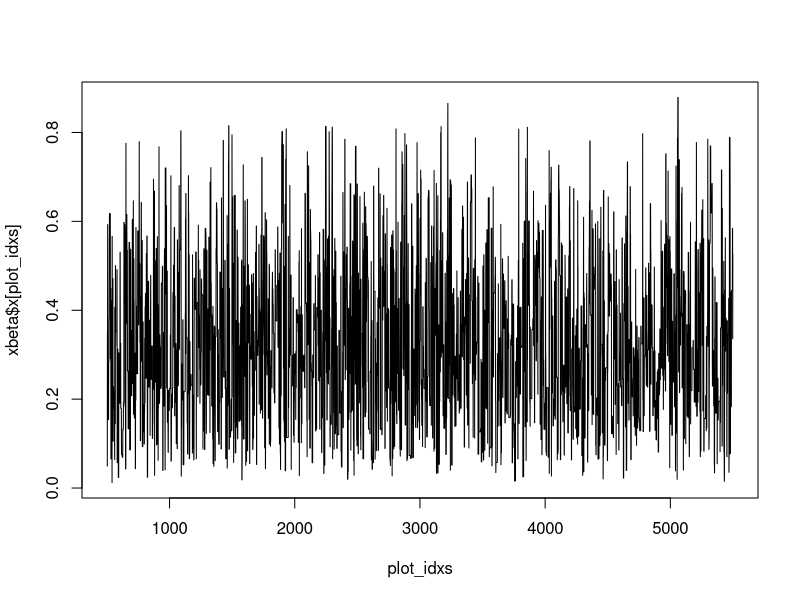
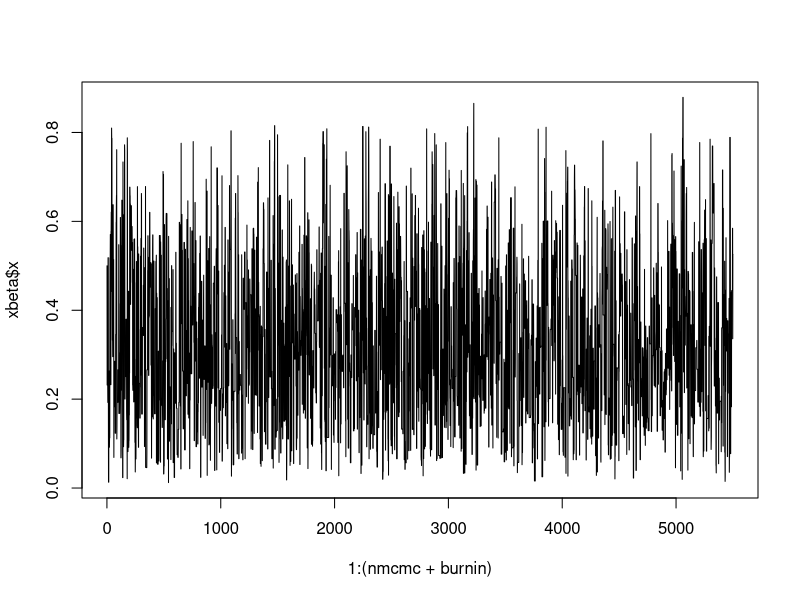
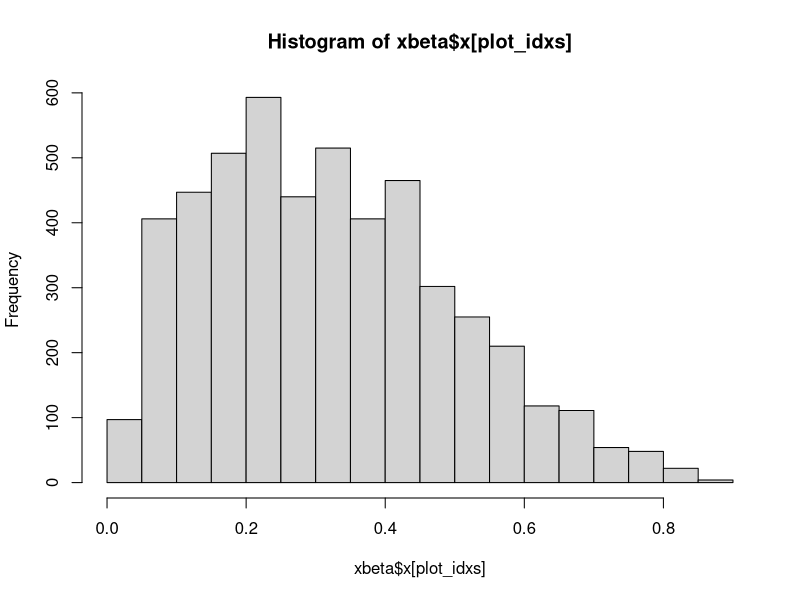

These figures' R source, in order:
betaMH <- function(n, a, b, start, proposal_sd) {
  xbeta <- list()
  x <- rep(NA, n)
  accepted <- rep(NA, n)
  
  ## initialise chain
  x[1] <- start
  accepted[1] <- 1
  
  for (i in 2:n) {
    
    y <- rnorm(1, mean = x[i-1], sd = proposal_sd)
    
    r <- (dbeta(y, a, b)*dnorm(x[i-1], mean = y, sd = proposal_sd))/
      (dbeta(x[i-1], a, b)*dnorm(y, mean = x[i-1], sd = proposal_sd))
    
    aprob <- min(1, r)
    
    if (runif(1) < aprob) {
      x[i] <- y
      accepted[i] <- 1
    } else {
      x[i] <- x[i-1]
      accepted[i] <- 0
    }
  }
  list(x=x, accepted=accepted)
}

nmcmc <- 5000
burnin <- 500

xbeta <- betaMH(nmcmc + burnin, 2, 4, start = 0.5, proposal_sd = 0.5)
mean(xbeta$accepted)

plot_idxs <- (burnin + 1):(burnin + nmcmc)
plot(plot_idxs, xbeta$x[plot_idxs], type = "l")
plot(1:(nmcmc + burnin), xbeta$x, type = "l")
xbeta[["x"]]
hist(xbeta$x[plot_idxs])
